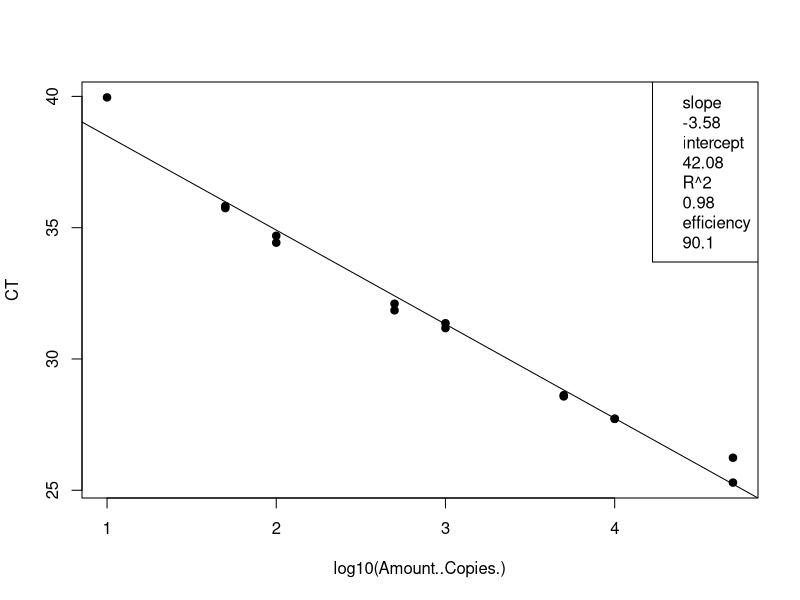
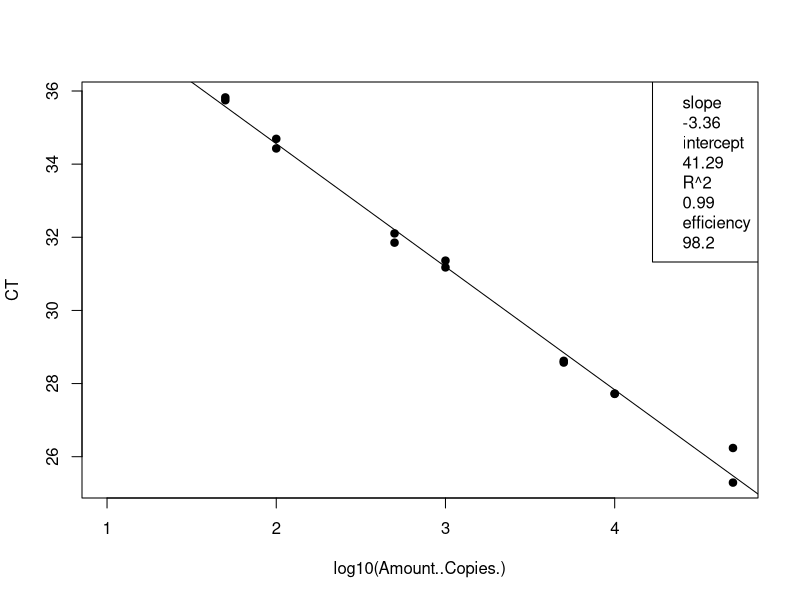
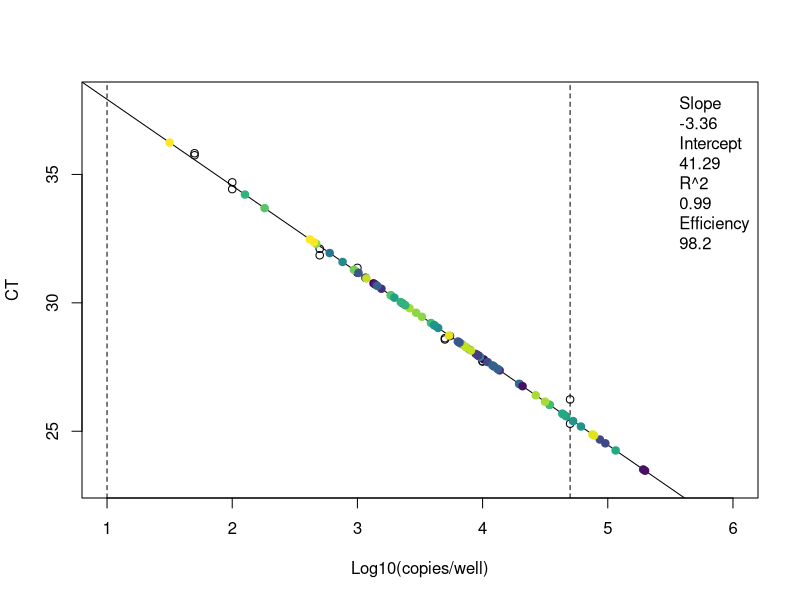
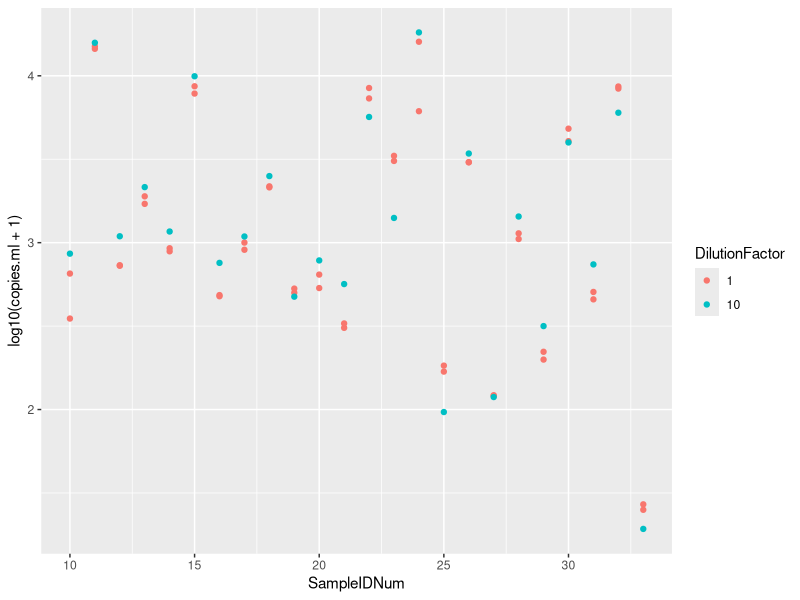

Write R code to recreate these figures, in order.
## ---- chunk 1
knitr::opts_chunk$set(echo = TRUE)

## ---- chunk 2
# clear the workspace
rm(list=ls())

# load the data (note data file must be in this repository)
data <- read.csv("Plate1_GenBac_qPCRConversion.csv")
## ---- chunk 3
# linear regression of standard curve
standards = subset(data, Name == "STANDARD")
standardCurve <- lm(CT ~ log10(Amount..Copies.), data = standards)

# save the line info
standard_slope = standardCurve$coefficients[2]
standard_intercept = standardCurve$coefficients[1]
R2 = summary(standardCurve)$r.squared
efficiency =  (10^(-1/standardCurve$coefficients[2])-1)*100

# plot standards and best fit line
standardCurvePlot <- plot(CT ~ log10(Amount..Copies.), data = standards, pch=19) 
abline(coef(standardCurve)) 
legend("topright", legend = c(paste= "slope", round(standard_slope, 2), paste= "intercept", round(standard_intercept, 2), paste= "R^2", round(R2, 2), paste = "efficiency", round(efficiency, 1)))
## ---- chunk 4
standards = standards[-15,]
standardCurve <- lm(CT ~ log10(Amount..Copies.), data = standards)

# save the line info
standard_slope = standardCurve$coefficients[2]
standard_intercept = standardCurve$coefficients[1]
R2 = summary(standardCurve)$r.squared
efficiency =  (10^(-1/standardCurve$coefficients[2])-1)*100

# plot standards and best fit line
standardCurvePlot <- plot(CT ~ log10(Amount..Copies.), data = standards, pch=19) 
abline(coef(standardCurve)) 
legend("topright", legend = c(paste= "slope", round(standard_slope, 2), paste= "intercept", round(standard_intercept, 2), paste= "R^2", round(R2, 2), paste = "efficiency", round(efficiency, 1)))
## ---- chunk 5
# data set of unknowns including info on standard curve
unknowns = subset(data, Name == "UNKNOWN")

# add new columns to the data table
unknowns$plate_num = 1 # note:change to the actual plate number
unknowns$standard_slope = standard_slope
unknowns$standard_intercept = standard_intercept
unknowns$R2 = R2
unknowns$efficiency = efficiency
  
# add a new column that interpolates copies/well from Ct for the unknowns
unknowns$log.copies.well = (unknowns$CT - standard_intercept)/standard_slope
unknowns$copies.well = 10^unknowns$log.copies.well

# copies/ul extract accounting for dilution factor
vol.well = 3 # note:change to qPCR template volume in ul
unknowns$vol.well = vol.well
unknowns$copies.ul = ((unknowns$copies.well/vol.well)*unknowns$DilutionFactor)

# copies/extraction
vol.elution = 110 #note:change to DNA extraction elution volume in ul
unknowns$vol.elution = vol.elution
unknowns$copies.extraction = (unknowns$copies.ul*vol.elution)

# copies/ml #Volume is volume of sample filtered in mL
unknowns$copies.ml = (unknowns$copies.extraction/unknowns$Volume)
## ---- chunk 6
# set up the color palette
library(viridis)
unknowns$SampleIDNum = as.factor(as.character(unknowns$SampleIDNum)) # change to factor for colors
Colors = viridis(n=nlevels(unknowns$SampleIDNum)) # set the color levels to call on later

# check the range and adjust the limits in plot
range(unknowns$CT, na.rm=T) # y limits
range(unknowns$log.copies.well, na.rm =T) # x limits

# plot the standard curve again
standardCurvePlot <- plot(CT ~ log10(Amount..Copies.), data = standards,
                          xlim = c(1,6), ylim = c(23,38),
                          xlab = "Log10(copies/well)",
                          ylab = "CT") 

# add boundaries and standard line
abline(v=log10(10), lty=2)
abline(v=log10(50000), lty=2)
abline(coef(standardCurve)) 

# add the sample data
standardCurvePlot <- points(CT ~ log.copies.well, data = unknowns, pch=19, 
                            col = Colors[unknowns$SampleIDNum])
legend("topright", inset = 0.002, box.lty=0, legend=c(paste= "Slope", round(standardCurve$coefficients[2], 2), 
                                                      paste= "Intercept", round(standardCurve$coefficients[1], 2), 
                                                      paste= "R^2", round(summary(standardCurve)$r.squared, 2),
                                                      paste = "Efficiency", round((10^(-1/standardCurve$coefficients[2])-1)*100, 1)))

## ---- chunk 7
# make a plot that compares the diluted to undiluted replicates for each sample including dilution factor
library("ggplot2")
unknowns$SampleIDNum <- as.numeric(as.character(unknowns$SampleIDNum)) # change to numeric
unknowns$DilutionFactor <- as.factor(as.character(unknowns$DilutionFactor)) # change to factor
qplot(SampleIDNum,log10(copies.ml+1), data=unknowns, col=DilutionFactor)
## ---- chunk 8
# write csv file
write.csv(unknowns, file = "Plate1_GenBac_ConvertedData.csv", row.names=FALSE, na="")

# average the replicates (if not strongly inhibited) and make a new file
library(dplyr)
data.average = unknowns %>% group_by(SampleIDNum) %>% summarise(copies.ml = mean(copies.ml, na.rm = T))
write.csv(data.average, file = "Plate1_GenBac_Averaged.csv", row.names=FALSE, na="")
